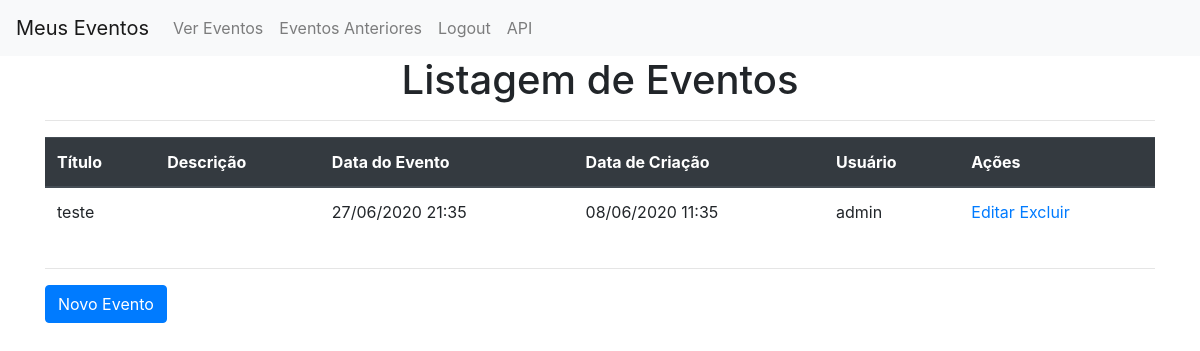
Page /agenda/ (signed in) on the earlier database version.
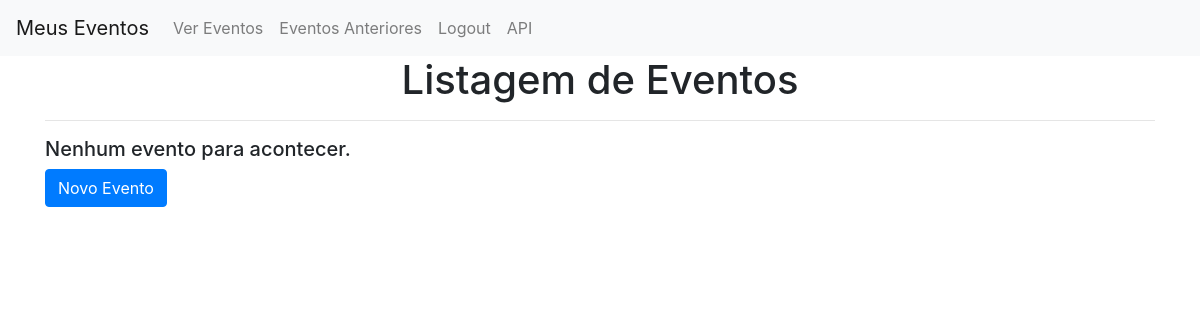
Same page on the later database version.
### core/models.py (models this page shows, shortened)
class Evento(models.Model):
    titulo = models.CharField(max_length=100, verbose_name='Título')
    descricao = models.TextField(blank=True, null=True, verbose_name='Descrição')
    data_evento = models.DateTimeField(verbose_name='Data do Evento')
    data_criacao = models.DateTimeField(auto_now=True, verbose_name='Data de Criação')
    usuario = models.ForeignKey(User, on_delete=models.CASCADE, verbose_name='Usuário')
    class Meta:
        verbose_name_plural = 'Eventos'
        db_table = 'evento'

### core/views.py (the view)
# urls.py: path('agenda/', views.listar_eventos, name='listar_eventos'),
@login_required(login_url='/login')
def listar_eventos(request):
    eventos = evento_services.get_eventos(request.user)
    context = {
        'eventos': eventos,
    }
    return render(request, 'agenda.html', context)

### core/services/evento_services.py (called while the page is built)
def get_eventos(user):
    data_atual = datetime.now()
    return Evento.objects.filter(usuario=user,
                                 data_evento__gt=data_atual)

### core/templates/agenda.html (shortened to what this page needs)
{% extends 'base.html' %}
{% block content %}
<h1 class="text-center">Listagem de Eventos</h1>
<hr>
{% if not eventos %}
<h5>Nenhum evento para acontecer.</h5>
{% else %}
<div class="table-responsive">
<table class="table">
    <thead class="thead-dark">
    <tr>
        <th scope="col">Título</th>
        <th scope="col">Descrição</th>
        <th scope="col">Data do Evento</th>
        <th scope="col">Data de Criação</th>
        <th scope="col">Usuário</th>
        <th scope="col">Ações</th>
    </tr>
    </thead>
    <tbody>
    {% for evento in eventos %}
    <tr>
        <td>{{evento.titulo}}</td>
        <td>{{evento.descricao}}</td>
        <td>{{evento.data_evento|date:"d/m/Y H:i"}}</td>
        <td>{{evento.data_criacao|date:"d/m/Y H:i"}}</td>
        <td>{{evento.usuario}}</td>
        <td>
            <a href="evento/?id={{evento.id}}">Editar</a>
            <a href="evento/delete/{{ evento.id }}">Excluir</a>
        </td>
    </tr>
    {% endfor  %}
    </tbody>
</table>
</div>
<hr/>
{% endif %}
<a href="evento/" class="btn btn-primary">Novo Evento</a>
{% endblock content %}

Differences in the rows shown:
removed Evento: titulo "teste", data_evento "27/06/2020 21:35", data_criacao "08/06/2020 11:35", usuario "admin"
Other differences:
text no longer shown: "Título Descrição Data do Evento Data de Criação Usuário Ações"
text now shown: "Nenhum evento para acontecer."
